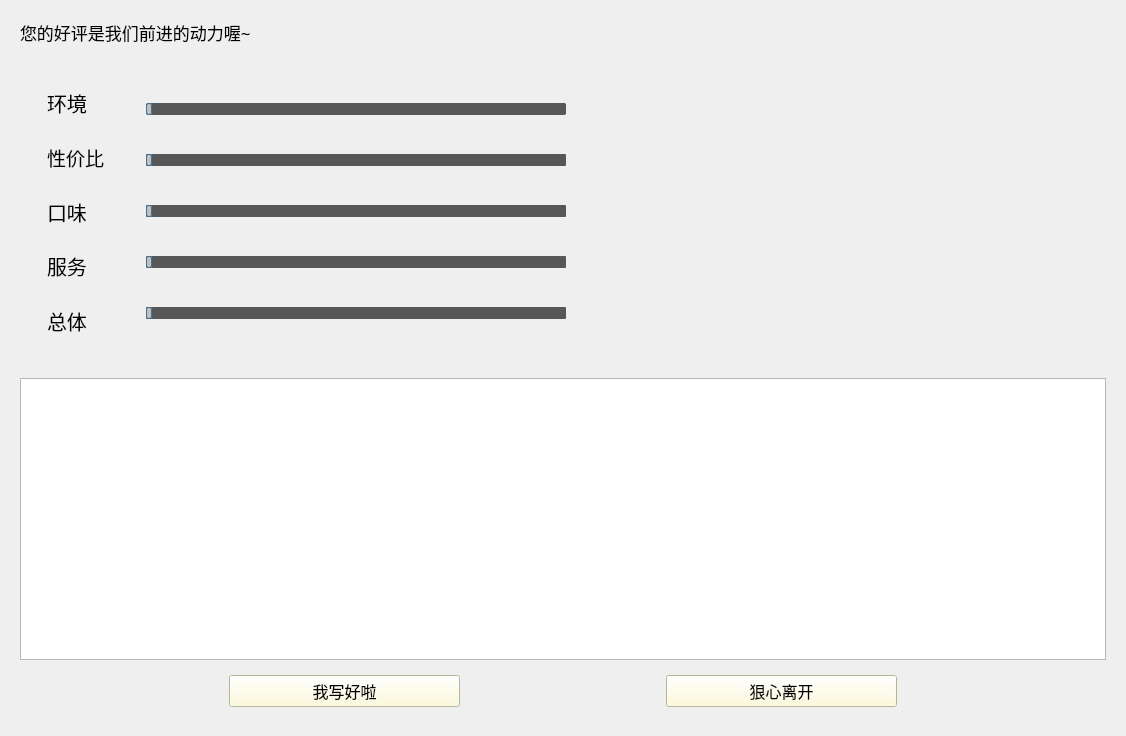
<?xml version="1.0" encoding="UTF-8"?>
<ui version="4.0">
 <class>CommentScene</class>
 <widget class="QWidget" name="CommentScene">
  <property name="geometry">
   <rect>
    <x>0</x>
    <y>0</y>
    <width>1126</width>
    <height>736</height>
   </rect>
  </property>
  <property name="windowTitle">
   <string>Form</string>
  </property>
  <layout class="QVBoxLayout" name="verticalLayout_2">
   <item>
    <widget class="QWidget" name="widget" native="true">
     <layout class="QVBoxLayout" name="verticalLayout">
      <item>
       <widget class="QLabel" name="label_2">
        <property name="font">
         <font>
          <family>微软雅黑</family>
          <pointsize>13</pointsize>
         </font>
        </property>
        <property name="text">
         <string>您的好评是我们前进的动力喔~</string>
        </property>
       </widget>
      </item>
      <item>
       <widget class="QWidget" name="widget_7" native="true">
        <property name="sizePolicy">
         <sizepolicy hsizetype="Preferred" vsizetype="Expanding">
          <horstretch>0</horstretch>
          <verstretch>0</verstretch>
         </sizepolicy>
        </property>
        <layout class="QVBoxLayout" name="verticalLayout_3">
         <item>
          <widget class="QWidget" name="widget_8" native="true">
           <layout class="QHBoxLayout" name="horizontalLayout_6">
            <item>
             <widget class="QWidget" name="widget_9" native="true">
              <property name="sizePolicy">
               <sizepolicy hsizetype="Fixed" vsizetype="Preferred">
                <horstretch>0</horstretch>
                <verstretch>0</verstretch>
               </sizepolicy>
              </property>
              <property name="font">
               <font>
                <family>微软雅黑</family>
                <pointsize>12</pointsize>
               </font>
              </property>
              <layout class="QVBoxLayout" name="verticalLayout_4">
               <item>
                <widget class="QLabel" name="label_3">
                 <property name="sizePolicy">
                  <sizepolicy hsizetype="Fixed" vsizetype="Preferred">
                   <horstretch>0</horstretch>
                   <verstretch>0</verstretch>
                  </sizepolicy>
                 </property>
                 <property name="font">
                  <font>
                   <family>微软雅黑 Light</family>
                   <pointsize>15</pointsize>
                  </font>
                 </property>
                 <property name="text">
                  <string>环境</string>
                 </property>
                </widget>
               </item>
               <item>
                <widget class="QLabel" name="label_7">
                 <property name="sizePolicy">
                  <sizepolicy hsizetype="Fixed" vsizetype="Preferred">
                   <horstretch>0</horstretch>
                   <verstretch>0</verstretch>
                  </sizepolicy>
                 </property>
                 <property name="font">
                  <font>
                   <family>微软雅黑 Light</family>
                   <pointsize>14</pointsize>
                  </font>
                 </property>
                 <property name="text">
                  <string>性价比</string>
                 </property>
                </widget>
               </item>
               <item>
                <widget class="QLabel" name="label">
                 <property name="sizePolicy">
                  <sizepolicy hsizetype="Fixed" vsizetype="Preferred">
                   <horstretch>0</horstretch>
                   <verstretch>0</verstretch>
                  </sizepolicy>
                 </property>
                 <property name="font">
                  <font>
                   <family>微软雅黑 Light</family>
                   <pointsize>15</pointsize>
                  </font>
                 </property>
                 <property name="text">
                  <string>口味</string>
                 </property>
                </widget>
               </item>
               <item>
                <widget class="QLabel" name="label_5">
                 <property name="sizePolicy">
                  <sizepolicy hsizetype="Fixed" vsizetype="Preferred">
                   <horstretch>0</horstretch>
                   <verstretch>0</verstretch>
                  </sizepolicy>
                 </property>
                 <property name="font">
                  <font>
                   <family>微软雅黑 Light</family>
                   <pointsize>15</pointsize>
                  </font>
                 </property>
                 <property name="text">
                  <string>服务</string>
                 </property>
                </widget>
               </item>
               <item>
                <widget class="QLabel" name="label_9">
                 <property name="sizePolicy">
                  <sizepolicy hsizetype="Fixed" vsizetype="Preferred">
                   <horstretch>0</horstretch>
                   <verstretch>0</verstretch>
                  </sizepolicy>
                 </property>
                 <property name="font">
                  <font>
                   <family>微软雅黑 Light</family>
                   <pointsize>15</pointsize>
                  </font>
                 </property>
                 <property name="text">
                  <string>总体</string>
                 </property>
                </widget>
               </item>
              </layout>
             </widget>
            </item>
            <item>
             <widget class="QWidget" name="widget_10" native="true">
              <layout class="QHBoxLayout" name="horizontalLayout_2">
               <item>
                <widget class="QWidget" name="widget_2" native="true">
                 <layout class="QVBoxLayout" name="verticalLayout_5">
                  <item>
                   <widget class="QWidget" name="widget_4" native="true">
                    <layout class="QHBoxLayout" name="horizontalLayout_4">
                     <item>
                      <widget class="QSlider" name="environmentS">
                       <property name="sizePolicy">
                        <sizepolicy hsizetype="Preferred" vsizetype="Fixed">
                         <horstretch>0</horstretch>
                         <verstretch>0</verstretch>
                        </sizepolicy>
                       </property>
                       <property name="styleSheet">
                        <string notr="true">QSlider::groove:horizontal {
border: 1px solid #4A708B;
background: #C0C0C0;
height: 10px;
border-radius: 2px;
padding-left:-1px;
padding-right:-1px;
}

QSlider::sub-page:horizontal {
background: qlineargradient(x1:0, y1:0, x2:0, y2:1, 
    stop:0 #B1B1B1, stop:1 #c4c4c4);
background: qlineargradient(x1: 0, y1: 0.2, x2: 1, y2: 1,
    stop: 0 #5DCCFF, stop: 1 #1874CD);
border: 1px solid #4A708B;
height: 10px;
border-radius: 2px;
}

QSlider::add-page:horizontal {
background: #575757;
border: 0px solid #777;
height: 10px;
border-radius: 2px;
}

QSlider::handle:horizontal 
{
    background: qradialgradient(spread:pad, cx:0.5, cy:0.5, radius:0.5, fx:0.5, fy:0.5, 
    stop:0.6 #45ADED, stop:0.778409 rgba(255, 255, 255, 255));

    width: 11px;
    margin-top: -3px;
    margin-bottom: -3px;
    border-radius: 5px;
}

QSlider::handle:horizontal:hover {
    background: qradialgradient(spread:pad, cx:0.5, cy:0.5, radius:0.5, fx:0.5, fy:0.5, stop:0.6 #2A8BDA, 
    stop:0.778409 rgba(255, 255, 255, 255));

    width: 11px;
    margin-top: -3px;
    margin-bottom: -3px;
    border-radius: 5px;
}

QSlider::sub-page:horizontal:disabled {
background: #00009C;
border-color: #999;
}

QSlider::add-page:horizontal:disabled {
background: #eee;
border-color: #999;
}

QSlider::handle:horizontal:disabled {
background: #eee;
border: 1px solid #aaa;
border-radius: 4px;
}
</string>
                       </property>
                       <property name="maximum">
                        <number>5</number>
                       </property>
                       <property name="orientation">
                        <enum>Qt::Horizontal</enum>
                       </property>
                      </widget>
                     </item>
                     <item>
                      <spacer name="horizontalSpacer_3">
                       <property name="orientation">
                        <enum>Qt::Horizontal</enum>
                       </property>
                       <property name="sizeType">
                        <enum>QSizePolicy::Fixed</enum>
                       </property>
                       <property name="sizeHint" stdset="0">
                        <size>
                         <width>70</width>
                         <height>20</height>
                        </size>
                       </property>
                      </spacer>
                     </item>
                     <item>
                      <widget class="QLabel" name="environmrent">
                       <property name="font">
                        <font>
                         <family>微软雅黑 Light</family>
                         <pointsize>15</pointsize>
                        </font>
                       </property>
                       <property name="text">
                        <string/>
                       </property>
                      </widget>
                     </item>
                    </layout>
                   </widget>
                  </item>
                  <item>
                   <widget class="QWidget" name="widget_5" native="true">
                    <layout class="QHBoxLayout" name="horizontalLayout_5">
                     <item>
                      <widget class="QSlider" name="priceS">
                       <property name="sizePolicy">
                        <sizepolicy hsizetype="Preferred" vsizetype="Fixed">
                         <horstretch>0</horstretch>
                         <verstretch>0</verstretch>
                        </sizepolicy>
                       </property>
                       <property name="font">
                        <font>
                         <family>Dubai</family>
                        </font>
                       </property>
                       <property name="styleSheet">
                        <string notr="true">QSlider::groove:horizontal {
border: 1px solid #4A708B;
background: #C0C0C0;
height: 10px;
border-radius: 1px;
padding-left:-1px;
padding-right:-1px;
}

QSlider::sub-page:horizontal {
background: qlineargradient(x1:0, y1:0, x2:0, y2:1, 
    stop:0 #B1B1B1, stop:1 #c4c4c4);
background: qlineargradient(x1: 0, y1: 0.2, x2: 1, y2: 1,
    stop: 0 #5DCCFF, stop: 1 #1874CD);
border: 1px solid #4A708B;
height: 10px;
border-radius: 2px;
}

QSlider::add-page:horizontal {
background: #575757;
border: 0px solid #777;
height: 10px;
border-radius: 2px;
}

QSlider::handle:horizontal 
{
    background: qradialgradient(spread:pad, cx:0.5, cy:0.5, radius:0.5, fx:0.5, fy:0.5, 
    stop:0.6 #45ADED, stop:0.778409 rgba(255, 255, 255, 255));

    width: 11px;
    margin-top: -3px;
    margin-bottom: -3px;
    border-radius: 5px;
}

QSlider::handle:horizontal:hover {
    background: qradialgradient(spread:pad, cx:0.5, cy:0.5, radius:0.5, fx:0.5, fy:0.5, stop:0.6 #2A8BDA, 
    stop:0.778409 rgba(255, 255, 255, 255));

    width: 11px;
    margin-top: -3px;
    margin-bottom: -3px;
    border-radius: 5px;
}

QSlider::sub-page:horizontal:disabled {
background: #00009C;
border-color: #999;
}

QSlider::add-page:horizontal:disabled {
background: #eee;
border-color: #999;
}

QSlider::handle:horizontal:disabled {
background: #eee;
border: 1px solid #aaa;
border-radius: 4px;
}
</string>
                       </property>
                       <property name="maximum">
                        <number>5</number>
                       </property>
                       <property name="orientation">
                        <enum>Qt::Horizontal</enum>
                       </property>
                      </widget>
                     </item>
                     <item>
                      <spacer name="horizontalSpacer_4">
                       <property name="orientation">
                        <enum>Qt::Horizontal</enum>
                       </property>
                       <property name="sizeType">
                        <enum>QSizePolicy::Fixed</enum>
                       </property>
                       <property name="sizeHint" stdset="0">
                        <size>
                         <width>70</width>
                         <height>20</height>
                        </size>
                       </property>
                      </spacer>
                     </item>
                     <item>
                      <widget class="QLabel" name="price">
                       <property name="sizePolicy">
                        <sizepolicy hsizetype="Preferred" vsizetype="Preferred">
                         <horstretch>0</horstretch>
                         <verstretch>0</verstretch>
                        </sizepolicy>
                       </property>
                       <property name="font">
                        <font>
                         <family>微软雅黑 Light</family>
                         <pointsize>15</pointsize>
                        </font>
                       </property>
                       <property name="text">
                        <string/>
                       </property>
                      </widget>
                     </item>
                    </layout>
                   </widget>
                  </item>
                  <item>
                   <widget class="QWidget" name="widget_6" native="true">
                    <layout class="QHBoxLayout" name="horizontalLayout">
                     <item>
                      <widget class="QSlider" name="tasteS">
                       <property name="sizePolicy">
                        <sizepolicy hsizetype="Preferred" vsizetype="Fixed">
                         <horstretch>0</horstretch>
                         <verstretch>0</verstretch>
                        </sizepolicy>
                       </property>
                       <property name="styleSheet">
                        <string notr="true">QSlider::groove:horizontal {
border: 1px solid #4A708B;
background: #C0C0C0;
height: 10px;
border-radius: 1px;
padding-left:-1px;
padding-right:-1px;
}

QSlider::sub-page:horizontal {
background: qlineargradient(x1:0, y1:0, x2:0, y2:1, 
    stop:0 #B1B1B1, stop:1 #c4c4c4);
background: qlineargradient(x1: 0, y1: 0.2, x2: 1, y2: 1,
    stop: 0 #5DCCFF, stop: 1 #1874CD);
border: 1px solid #4A708B;
height: 10px;
border-radius: 2px;
}

QSlider::add-page:horizontal {
background: #575757;
border: 0px solid #777;
height: 10px;
border-radius: 2px;
}

QSlider::handle:horizontal 
{
    background: qradialgradient(spread:pad, cx:0.5, cy:0.5, radius:0.5, fx:0.5, fy:0.5, 
    stop:0.6 #45ADED, stop:0.778409 rgba(255, 255, 255, 255));

    width: 11px;
    margin-top: -3px;
    margin-bottom: -3px;
    border-radius: 5px;
}

QSlider::handle:horizontal:hover {
    background: qradialgradient(spread:pad, cx:0.5, cy:0.5, radius:0.5, fx:0.5, fy:0.5, stop:0.6 #2A8BDA, 
    stop:0.778409 rgba(255, 255, 255, 255));

    width: 11px;
    margin-top: -3px;
    margin-bottom: -3px;
    border-radius: 5px;
}

QSlider::sub-page:horizontal:disabled {
background: #00009C;
border-color: #999;
}

QSlider::add-page:horizontal:disabled {
background: #eee;
border-color: #999;
}

QSlider::handle:horizontal:disabled {
background: #eee;
border: 1px solid #aaa;
border-radius: 4px;
}
</string>
                       </property>
                       <property name="maximum">
                        <number>5</number>
                       </property>
                       <property name="orientation">
                        <enum>Qt::Horizontal</enum>
                       </property>
                      </widget>
                     </item>
                     <item>
                      <spacer name="horizontalSpacer_5">
                       <property name="orientation">
                        <enum>Qt::Horizontal</enum>
                       </property>
                       <property name="sizeType">
                        <enum>QSizePolicy::Fixed</enum>
                       </property>
                       <property name="sizeHint" stdset="0">
                        <size>
                         <width>70</width>
                         <height>20</height>
                        </size>
                       </property>
                      </spacer>
                     </item>
                     <item>
                      <widget class="QLabel" name="taste_2">
                       <property name="font">
                        <font>
                         <family>微软雅黑 Light</family>
                         <pointsize>15</pointsize>
                        </font>
                       </property>
                       <property name="text">
                        <string/>
                       </property>
                      </widget>
                     </item>
                    </layout>
                   </widget>
                  </item>
                  <item>
                   <widget class="QWidget" name="widget_3" native="true">
                    <layout class="QHBoxLayout" name="horizontalLayout_3">
                     <item>
                      <widget class="QSlider" name="serviceS">
                       <property name="sizePolicy">
                        <sizepolicy hsizetype="Preferred" vsizetype="Fixed">
                         <horstretch>0</horstretch>
                         <verstretch>0</verstretch>
                        </sizepolicy>
                       </property>
                       <property name="styleSheet">
                        <string notr="true">QSlider::groove:horizontal {
border: 1px solid #4A708B;
background: #C0C0C0;
height: 10px;
border-radius: 1px;
padding-left:-1px;
padding-right:-1px;
}

QSlider::sub-page:horizontal {
background: qlineargradient(x1:0, y1:0, x2:0, y2:1, 
    stop:0 #B1B1B1, stop:1 #c4c4c4);
background: qlineargradient(x1: 0, y1: 0.2, x2: 1, y2: 1,
    stop: 0 #5DCCFF, stop: 1 #1874CD);
border: 1px solid #4A708B;
height: 10px;
border-radius: 2px;
}

QSlider::add-page:horizontal {
background: #575757;
border: 0px solid #777;
height: 10px;
border-radius: 2px;
}

QSlider::handle:horizontal 
{
    background: qradialgradient(spread:pad, cx:0.5, cy:0.5, radius:0.5, fx:0.5, fy:0.5, 
    stop:0.6 #45ADED, stop:0.778409 rgba(255, 255, 255, 255));

    width: 11px;
    margin-top: -3px;
    margin-bottom: -3px;
    border-radius: 5px;
}

QSlider::handle:horizontal:hover {
    background: qradialgradient(spread:pad, cx:0.5, cy:0.5, radius:0.5, fx:0.5, fy:0.5, stop:0.6 #2A8BDA, 
    stop:0.778409 rgba(255, 255, 255, 255));

    width: 11px;
    margin-top: -3px;
    margin-bottom: -3px;
    border-radius: 5px;
}

QSlider::sub-page:horizontal:disabled {
background: #00009C;
border-color: #999;
}

QSlider::add-page:horizontal:disabled {
background: #eee;
border-color: #999;
}

QSlider::handle:horizontal:disabled {
background: #eee;
border: 1px solid #aaa;
border-radius: 4px;
}
</string>
                       </property>
                       <property name="maximum">
                        <number>5</number>
                       </property>
                       <property name="orientation">
                        <enum>Qt::Horizontal</enum>
                       </property>
                      </widget>
                     </item>
                     <item>
                      <spacer name="horizontalSpacer_2">
                       <property name="orientation">
                        <enum>Qt::Horizontal</enum>
                       </property>
                       <property name="sizeType">
                        <enum>QSizePolicy::Fixed</enum>
                       </property>
                       <property name="sizeHint" stdset="0">
                        <size>
                         <width>70</width>
                         <height>20</height>
                        </size>
                       </property>
                      </spacer>
                     </item>
                     <item>
                      <widget class="QLabel" name="service">
                       <property name="font">
                        <font>
                         <family>微软雅黑 Light</family>
                         <pointsize>15</pointsize>
                        </font>
                       </property>
                       <property name="text">
                        <string/>
                       </property>
                      </widget>
                     </item>
                    </layout>
                   </widget>
                  </item>
                  <item>
                   <widget class="QWidget" name="widget_11" native="true">
                    <layout class="QHBoxLayout" name="horizontalLayout_7">
                     <item>
                      <widget class="QSlider" name="totalS">
                       <property name="sizePolicy">
                        <sizepolicy hsizetype="Preferred" vsizetype="Fixed">
                         <horstretch>0</horstretch>
                         <verstretch>0</verstretch>
                        </sizepolicy>
                       </property>
                       <property name="styleSheet">
                        <string notr="true">QSlider::groove:horizontal {
border: 1px solid #4A708B;
background: #C0C0C0;
height: 10px;
border-radius: 1px;
padding-left:-1px;
padding-right:-1px;
}

QSlider::sub-page:horizontal {
background: qlineargradient(x1:0, y1:0, x2:0, y2:1, 
    stop:0 #B1B1B1, stop:1 #c4c4c4);
background: qlineargradient(x1: 0, y1: 0.2, x2: 1, y2: 1,
    stop: 0 #5DCCFF, stop: 1 #1874CD);
border: 1px solid #4A708B;
height: 10px;
border-radius: 2px;
}

QSlider::add-page:horizontal {
background: #575757;
border: 0px solid #777;
height: 10px;
border-radius: 2px;
}

QSlider::handle:horizontal 
{
    background: qradialgradient(spread:pad, cx:0.5, cy:0.5, radius:0.5, fx:0.5, fy:0.5, 
    stop:0.6 #45ADED, stop:0.778409 rgba(255, 255, 255, 255));

    width: 11px;
    margin-top: -3px;
    margin-bottom: -3px;
    border-radius: 5px;
}

QSlider::handle:horizontal:hover {
    background: qradialgradient(spread:pad, cx:0.5, cy:0.5, radius:0.5, fx:0.5, fy:0.5, stop:0.6 #2A8BDA, 
    stop:0.778409 rgba(255, 255, 255, 255));

    width: 11px;
    margin-top: -3px;
    margin-bottom: -3px;
    border-radius: 5px;
}

QSlider::sub-page:horizontal:disabled {
background: #00009C;
border-color: #999;
}

QSlider::add-page:horizontal:disabled {
background: #eee;
border-color: #999;
}

QSlider::handle:horizontal:disabled {
background: #eee;
border: 1px solid #aaa;
border-radius: 4px;
}
</string>
                       </property>
                       <property name="maximum">
                        <number>5</number>
                       </property>
                       <property name="singleStep">
                        <number>1</number>
                       </property>
                       <property name="value">
                        <number>0</number>
                       </property>
                       <property name="orientation">
                        <enum>Qt::Horizontal</enum>
                       </property>
                      </widget>
                     </item>
                     <item>
                      <spacer name="horizontalSpacer">
                       <property name="orientation">
                        <enum>Qt::Horizontal</enum>
                       </property>
                       <property name="sizeType">
                        <enum>QSizePolicy::Fixed</enum>
                       </property>
                       <property name="sizeHint" stdset="0">
                        <size>
                         <width>70</width>
                         <height>20</height>
                        </size>
                       </property>
                      </spacer>
                     </item>
                     <item>
                      <widget class="QLabel" name="total">
                       <property name="font">
                        <font>
                         <family>微软雅黑 Light</family>
                         <pointsize>15</pointsize>
                        </font>
                       </property>
                       <property name="text">
                        <string/>
                       </property>
                      </widget>
                     </item>
                    </layout>
                   </widget>
                  </item>
                 </layout>
                </widget>
               </item>
              </layout>
             </widget>
            </item>
           </layout>
          </widget>
         </item>
        </layout>
       </widget>
      </item>
      <item>
       <widget class="QPlainTextEdit" name="plainTextEdit">
        <property name="font">
         <font>
          <pointsize>15</pointsize>
         </font>
        </property>
       </widget>
      </item>
      <item>
       <widget class="QWidget" name="widget_12" native="true">
        <layout class="QHBoxLayout" name="horizontalLayout_8">
         <item>
          <spacer name="horizontalSpacer_7">
           <property name="orientation">
            <enum>Qt::Horizontal</enum>
           </property>
           <property name="sizeType">
            <enum>QSizePolicy::Fixed</enum>
           </property>
           <property name="sizeHint" stdset="0">
            <size>
             <width>200</width>
             <height>20</height>
            </size>
           </property>
          </spacer>
         </item>
         <item>
          <widget class="QPushButton" name="ok">
           <property name="sizePolicy">
            <sizepolicy hsizetype="Preferred" vsizetype="Fixed">
             <horstretch>0</horstretch>
             <verstretch>0</verstretch>
            </sizepolicy>
           </property>
           <property name="font">
            <font>
             <family>微软雅黑 Light</family>
             <pointsize>12</pointsize>
            </font>
           </property>
           <property name="styleSheet">
            <string notr="true">background-color: rgb(255, 252, 212);</string>
           </property>
           <property name="text">
            <string>我写好啦</string>
           </property>
          </widget>
         </item>
         <item>
          <spacer name="horizontalSpacer_6">
           <property name="orientation">
            <enum>Qt::Horizontal</enum>
           </property>
           <property name="sizeType">
            <enum>QSizePolicy::Fixed</enum>
           </property>
           <property name="sizeHint" stdset="0">
            <size>
             <width>200</width>
             <height>20</height>
            </size>
           </property>
          </spacer>
         </item>
         <item>
          <widget class="QPushButton" name="exit">
           <property name="sizePolicy">
            <sizepolicy hsizetype="Preferred" vsizetype="Fixed">
             <horstretch>0</horstretch>
             <verstretch>0</verstretch>
            </sizepolicy>
           </property>
           <property name="font">
            <font>
             <family>微软雅黑 Light</family>
             <pointsize>12</pointsize>
            </font>
           </property>
           <property name="styleSheet">
            <string notr="true">background-color: rgb(255, 252, 212);</string>
           </property>
           <property name="text">
            <string>狠心离开</string>
           </property>
          </widget>
         </item>
         <item>
          <spacer name="horizontalSpacer_8">
           <property name="orientation">
            <enum>Qt::Horizontal</enum>
           </property>
           <property name="sizeType">
            <enum>QSizePolicy::Fixed</enum>
           </property>
           <property name="sizeHint" stdset="0">
            <size>
             <width>200</width>
             <height>20</height>
            </size>
           </property>
          </spacer>
         </item>
        </layout>
       </widget>
      </item>
     </layout>
    </widget>
   </item>
  </layout>
 </widget>
 <resources/>
 <connections/>
</ui>
